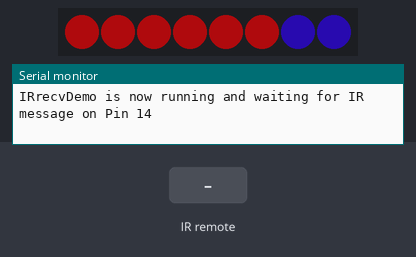
A sketch run on a simulated ESP8266 (NodeMCU). Parts: 8 RGB LEDs in strip order, left to right, the last lines printed to the serial monitor. The test bench sets the inputs (shaded band). Dim RGB values are drawn brighter than linear.

Above: at 1.2 s.
1.3 s: infrared code 0xFFA25D received
At 3.2 s:
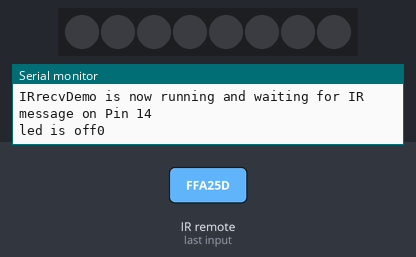
3.5 s: infrared code 0xFF02FD received
At 6.69 s:
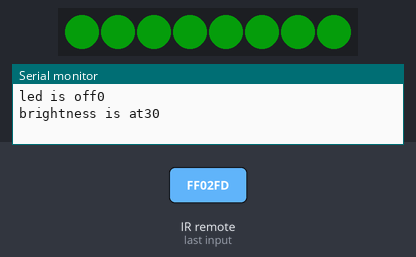
7.0 s: infrared code 0xFF18E7 received
At 8.67 s:
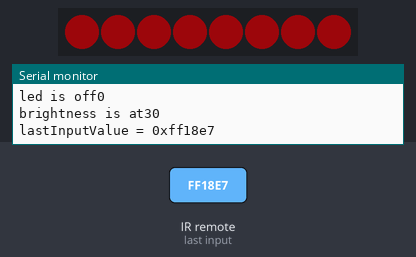
10.5 s: infrared code 0xFF906F received
At 11.12 s:
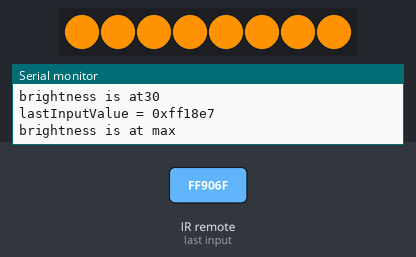
12.5 s: infrared code 0xFFE01F received
At 12.91 s:
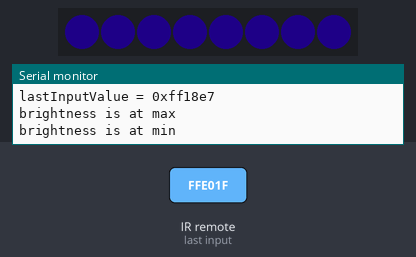
14.2 s: infrared code 0xFFFFFFFF received
At 14.46 s:
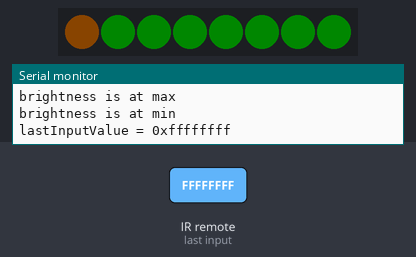
Timing chart, 0 to 16.8 s (numbered marks = the images above; inputs shaded):
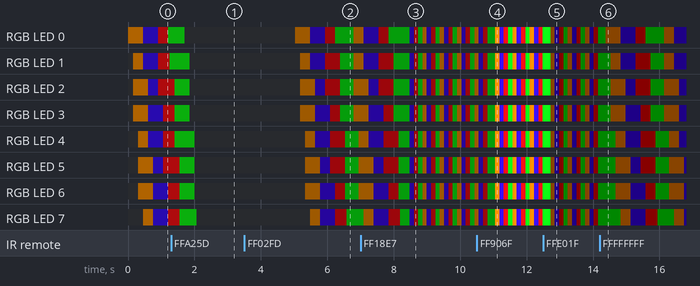

The sketch:

8x-led-module.ino
```cpp
#include <Arduino.h>
#include <IRremoteESP8266.h>
#include <IRrecv.h>
#include <IRutils.h>
#include "Freenove_WS2812_Lib_for_ESP32.h"

// defining the set up variables for the led ring
#define LEDS_COUNT  8  // The number of led
#define LEDS_PIN	  2  // define the pin connected to the Freenove 8 led strip
#define CHANNEL		  0  // RMT module channel

//defining the set up variables for the ir remote
const uint16_t recvPin = 14; // Infrared receiving pin
IRrecv irrecv(recvPin); // Create a class object used to receive class
decode_results results; // Create a decoding results class object

Freenove_ESP32_WS2812 strip = Freenove_ESP32_WS2812(LEDS_COUNT, LEDS_PIN, CHANNEL, TYPE_GRB); // initalize the string with the number of led, the information pin, channerl number, and color type

int m_color[4][3] = { {255, 146, 0}, {60, 14, 247}, {246, 14, 21}, {14, 248, 21}}; // list of all posible colors
int num_rows = sizeof(m_color) / sizeof(m_color[0]);
int LEDstatus = 1;// var for the led on.pff
int BrightnessLevel = 10; //var for brightness
int stableColorValue = 0; // if the leds are stable what color from array to show
int lastInputValue; // last input from ir remote

void setup() {//set up
  strip.begin();
  Serial.begin(115200); // Initialize the serial port and set the baud rate to 115200
  irrecv.enableIRIn(); // Start the receiver
  while (! Serial) // Wait for the serial connection to be established.
    delay(50);
  Serial.println();
  Serial.print("IRrecvDemo is now running and waiting for IR message on Pin ");
  Serial.println(recvPin); //print the infrared receiving pin
  strip.setBrightness(55);
  //strip.setAllLedsColorData(m_color[1][0],m_color[1][1],m_color[1][2]);
}


void brightness(int j){ // cahnges the brightness of the strip based on a given value
  strip.setBrightness(j);
  strip.show();
}
void rotate();
void stableColor(int color);
void flash();
void circle();

void loop() {
  if (irrecv.decode(&results)) { // Waiting for decoding
    delay(100);// this delay is important because it makes sure theres a delay between inputs, 100 seems good but maybe increase it to more than 250, just incase some one has quick fingers
    if (results.value == 0xFFA25D && LEDstatus == 1){// this wukk trun of led
      strip.setBrightness(0);
      LEDstatus = 0;
      Serial.print("led is off");
      serialPrintUint64(LEDstatus);
      Serial.println("");
    }
    else if (results.value == 0xFFA25D && LEDstatus == 0){ //this will turn on led
      strip.setBrightness(BrightnessLevel);
      LEDstatus = 1;
      Serial.print("led is on");
      serialPrintUint64(LEDstatus);
      Serial.println("");
    }
    else if (results.value == 0xFF02FD ){ // will increase the brightness by 20 points
      BrightnessLevel = BrightnessLevel+20;
      Serial.print("brightness is at");
      brightness(BrightnessLevel);
      serialPrintUint64(BrightnessLevel);
      Serial.println("");
    }
    else if (results.value == 0xFF9867 && BrightnessLevel > 0){  // will decrease the brightness by 20 points
      BrightnessLevel = BrightnessLevel - 20;
      brightness(BrightnessLevel);
      Serial.print("brightness is at");
      serialPrintUint64(BrightnessLevel);
      Serial.println("");
    }
    else if (results.value == 0xFF9867 && BrightnessLevel == 0){  // this makes sure that the brightness doesnt go below the 0
      Serial.println("brightness at lowest setting.");
        Serial.println("");
    }
    else if (results.value == 0xffa857){ // this will change the color value for stable color
      if (stableColorValue < num_rows){
        stableColorValue++;
        Serial.print("stableColorValue= ");
        Serial.println(stableColorValue);
        Serial.println("");
      }
      else if ((stableColorValue == num_rows)){ // this will make sure that the stable colors will go back to the first item when it reaches the end of the array
        stableColorValue=0;
        Serial.print("stableColorValue= ");
        Serial.println(stableColorValue);
        Serial.println("");
      }
    }
    else if(results.value == 0xff906f){// this will set to max brightness (255)
      brightness(255);
      Serial.print("brightness is at max");
      Serial.println("");
    }
    else if(results.value == 0xffe01f){// this will set to min brightness (10)
      brightness(10);
      Serial.print("brightness is at min");
      Serial.println("");
    }
    else {
      lastInputValue = 0; // this will insure that inputs will not stack on top of each other by deleting the previouse input
      lastInputValue = results.value;
      Serial.println("");
      Serial.printf("lastInputValue = 0x%x\n", lastInputValue);
      Serial.println("");
    }

    irrecv.resume(); // Release the IRremote. Receive the next value

  }//if (irrecv.decode(&results))

  if (lastInputValue == 0){// if the user hasn't provided the lighting case, the default case will play, in this case its rotate
    rotate();
  }
  else {
    switch (lastInputValue) {
      // this case is for input validation, this will reset the leds incase the user was to hold down any button for too long
      case 0xffffffff:
        lastInputValue = 0;
        break;
      case 0xff30cf:
        rotate();
        break;
      case 0xff6897:
        stableColor(stableColorValue);
        break;
      case 0xff18e7:
        flash();
        break;
      case 0xff7a85:
        circle();
        break;
    }
  }

}


void rotate(){ // will create a rotating effect on the led showing different colors
  for (int x = 0; x < 4 ; x++) {
    for ( int j = 0; j < 8; j++) {
      strip.setLedColorData(j, m_color[x][0],m_color[x][1],m_color[x][2]);
      strip.show();
      delay(50);
    }
  }
}

void stableColor(int color){// this will set all the leds to a color that is passed through the input
  strip.setAllLedsColorData(m_color[color][0],m_color[color][1],m_color[color][2]);
  strip.show();
}
void flash(){ // flash leds in sequnce of color array
  for ( int j = 0; j < 4; j++) {
      strip.setLedColorData(0, m_color[j][0],m_color[j][1],m_color[j][2]);
      strip.setLedColorData(1, m_color[j][0],m_color[j][1],m_color[j][2]);
      strip.setLedColorData(2, m_color[j][0],m_color[j][1],m_color[j][2]);
      strip.setLedColorData(3, m_color[j][0],m_color[j][1],m_color[j][2]);
      strip.setLedColorData(4, m_color[j][0],m_color[j][1],m_color[j][2]);
      strip.setLedColorData(5, m_color[j][0],m_color[j][1],m_color[j][2]);
      strip.setLedColorData(6, m_color[j][0],m_color[j][1],m_color[j][2]);
      strip.setLedColorData(7, m_color[j][0],m_color[j][1],m_color[j][2]);
      strip.show();
      delay(130);
    }
}
void circle(){ // this function should create two leds that will rotate in the circle
  int x = 0;
  int j = 4;
  for(int y = 0; y < 4; y++){
    strip.setLedColorData(x, m_color[stableColorValue][0],m_color[stableColorValue][1],m_color[stableColorValue][2]);
    strip.setLedColorData(j, m_color[stableColorValue][0],m_color[stableColorValue][1],m_color[stableColorValue][2]);
    strip.show();
    delay(110);
    strip.setLedColorData(x, 0,0,0);
    strip.setLedColorData(j, 0,0,0);
    strip.show();
    delay(110);
    x++;
    j++;
  }
}
```

Measured:
- after the input at 14.2 s, the LEDs: change after 0.19 s (image 6)
